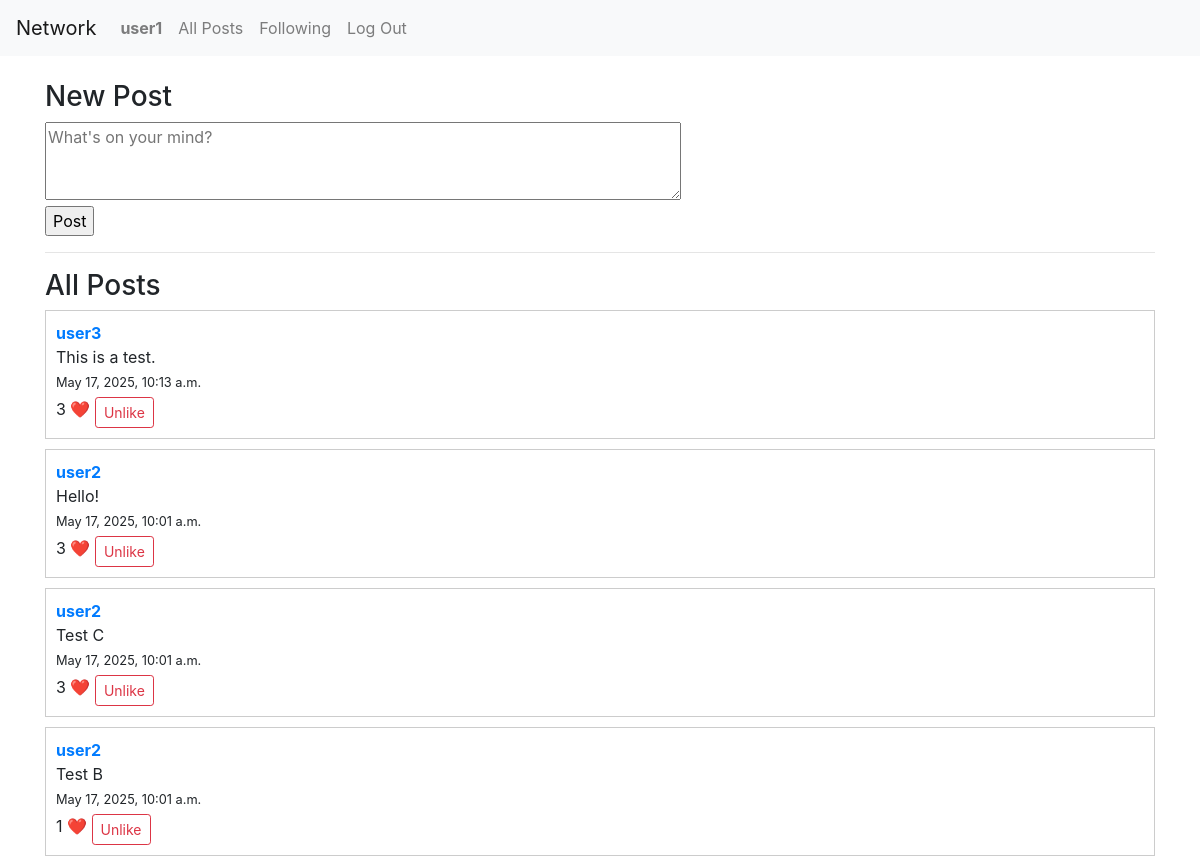
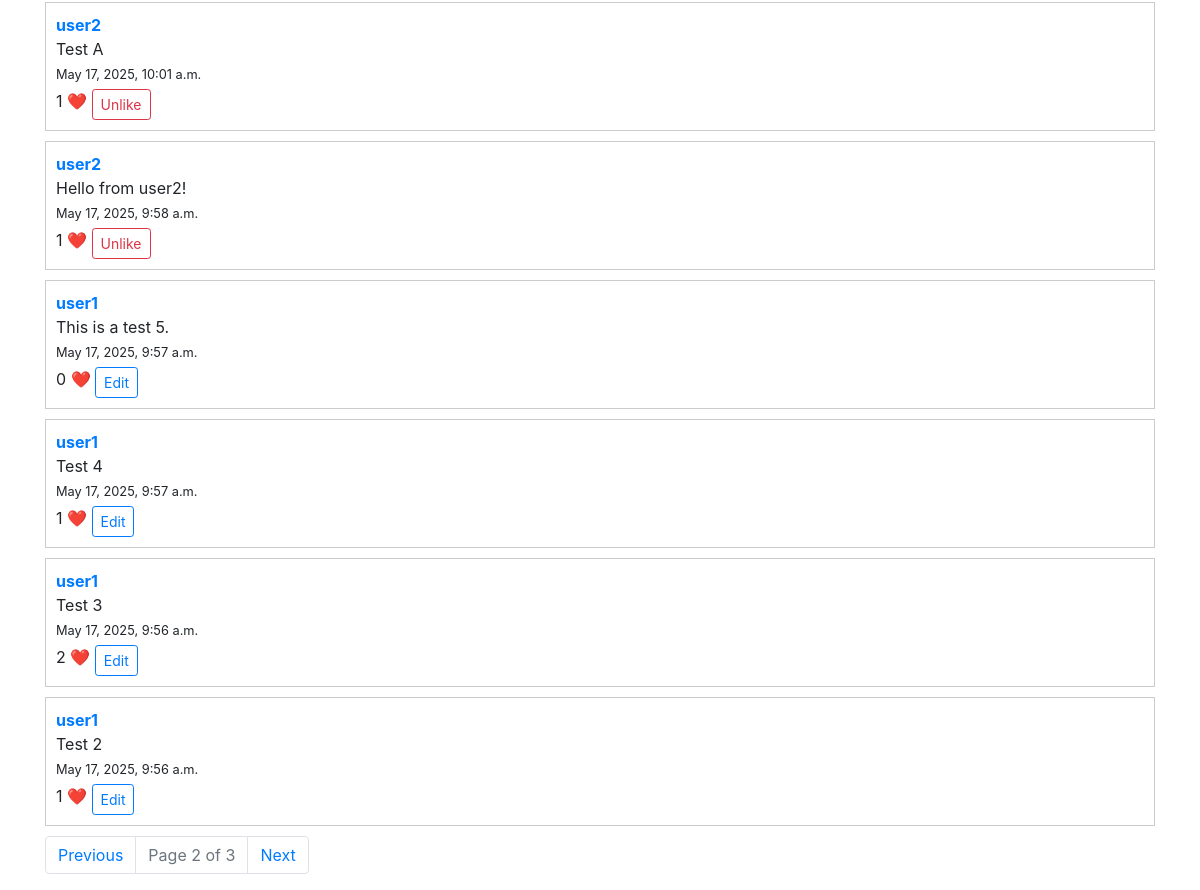
/?page=2 (signed in), run on the app's committed database (2 pictures, top to bottom).
### network/models.py (models this page shows, shortened)
class User(AbstractUser):
    pass

class Post(models.Model):
    user = models.ForeignKey(User, on_delete=models.CASCADE, related_name="posts")
    content = models.TextField(max_length=280)
    timestamp = models.DateTimeField(auto_now_add=True)

### network/views.py (the view)
# urls.py: path("", views.index, name="index"),
def index(request):
    if request.method == "POST":
        content = request.POST.get("content")
        if request.user.is_authenticated and content:
            Post.objects.create(user=request.user, content=content)
            return redirect("index")
    posts_list = Post.objects.all().order_by("-timestamp")
    paginator = Paginator(posts_list, 10)
    page_number = request.GET.get("page")
    posts = paginator.get_page(page_number)
    liked_posts = []
    if request.user.is_authenticated:
        liked_posts = Post.objects.filter(likes__user=request.user).values_list('id', flat=True)
    return render(request, "network/index.html", {
        "posts": posts,
        "liked_posts": liked_posts
    })

### network/templates/network/index.html (shortened to what this page needs)
{% extends "network/layout.html" %}
{% block body %}
    {% if user.is_authenticated %}
      <h3>New Post</h3>
      <form id="new-post-form" method="post">
          <textarea name="content" placeholder="What's on your mind?" rows="3" cols="60"></textarea><br>
          <input type="submit" value="Post">
      </form>
      <hr>
    {% endif %}
    <h3>All Posts</h3>
    {% for post in posts %}
    <div class="post" data-post-id="{{ post.id }}" style="border: 1px solid #ccc; padding: 10px; margin-bottom: 10px;">
        <strong><a href="{% url 'profile' username=post.user.username %}">{{ post.user.username }}</a></strong><br>
        <div class="post-content">
            <span class="content">{{ post.content }}</span>
        </div>
        <small>{{ post.timestamp }}</small><br>
        <span class="like-count">{{ post.likes.count }}</span> ❤️
        {% if user.is_authenticated and user != post.user %}
          <button class="btn btn-sm btn-outline-danger like-button mt-1">
            {% if post.id in liked_posts %}
              Unlike
            {% else %}
              Like
            {% endif %}
          </button>
        {% endif %}
        {% if user == post.user %}
          <button class="btn btn-sm btn-outline-primary edit-button mt-1">Edit</button>
        {% endif %}
    </div>
    {% endfor %}
    <div class="pagination">
        <nav aria-label="Page navigation">
          <ul class="pagination justify-content-center">
            {% if posts.has_previous %}
                <li class="page-item">
                    <a class="page-link" href="?page={{ posts.previous_page_number }}">Previous</a>
                </li>
            {% endif %}
            <li class="page-item disabled">
                <span class="page-link">Page {{ posts.number }} of {{ posts.paginator.num_pages }}</span>
            </li>
            {% if posts.has_next %}
                <li class="page-item">
                    <a class="page-link" href="?page={{ posts.next_page_number }}">Next</a>
                </li>
            {% endif %}
          </ul>
        </nav>
    </div>
{% endblock %}

### network/templates/network/layout.html (shortened to what this page needs)
{% load static %}
<!DOCTYPE html>
<html lang="en">
<head>
    <link rel="stylesheet" href="https://stackpath.bootstrapcdn.com/bootstrap/4.4.1/css/bootstrap.min.css"
>
    <link href="{% static 'network/styles.css' %}" rel="stylesheet">
</head>
<body>
    <nav class="navbar navbar-expand-lg navbar-light bg-light">
        <a class="navbar-brand" href="{% url 'index' %}">Network</a>
        <div class="collapse navbar-collapse">
            <ul class="navbar-nav mr-auto">
                {% if user.is_authenticated %}
                    <li class="nav-item">
                        <a class="nav-link" href="#"><strong>{{ user.username }}</strong></a>
                    </li>
                    <li class="nav-item">
                        <a class="nav-link" href="{% url 'index' %}">All Posts</a>
                    </li>
                    <li class="nav-item">
                        <a class="nav-link" href="{% url 'following' %}">Following</a>
                    </li>
                    <li class="nav-item">
                        <a class="nav-link" href="{% url 'logout' %}">Log Out</a>
                    </li>
                {% endif %}
            </ul>
        </div>
    </nav>
    <div class="container mt-4">
        {% block body %}
        {% endblock %}
    </div>
</body>
</html>

### data on the page
User: username "user1"
Post: user.username "user3", content "This is a test.", timestamp "May 17, 2025, 10:13 a.m.", likes.count "3", shows "Unlike"
Post: user.username "user2", content "Hello!", timestamp "May 17, 2025, 10:01 a.m.", likes.count "3", shows "Unlike"
Post: user.username "user2", content "Test C", timestamp "May 17, 2025, 10:01 a.m.", likes.count "3", shows "Unlike"
Post: user.username "user2", content "Test B", timestamp "May 17, 2025, 10:01 a.m.", likes.count "1", shows "Unlike"
Post: user.username "user2", content "Test A", timestamp "May 17, 2025, 10:01 a.m.", likes.count "1", shows "Unlike"
Post: user.username "user2", content "Hello from user2!", timestamp "May 17, 2025, 9:58 a.m.", likes.count "1", shows "Unlike"
Post: user.username "user1", content "This is a test 5.", timestamp "May 17, 2025, 9:57 a.m.", likes.count "0", shows "Edit"
Post: user.username "user1", content "Test 4", timestamp "May 17, 2025, 9:57 a.m.", likes.count "1", shows "Edit"
Post: user.username "user1", content "Test 3", timestamp "May 17, 2025, 9:56 a.m.", likes.count "2", shows "Edit"
Post: user.username "user1", content "Test 2", timestamp "May 17, 2025, 9:56 a.m.", likes.count "1", shows "Edit"

### other printed values
{{ posts.number }} "2"
{{ posts.paginator.num_pages }} "3"
